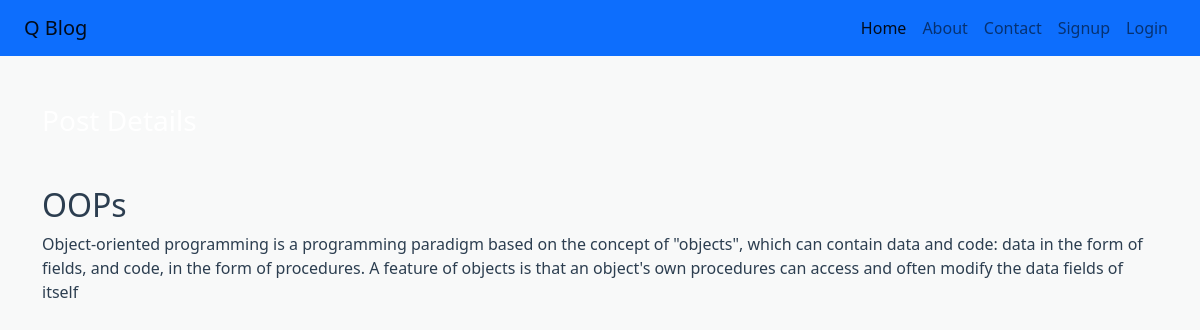
The app's page /postdetails/4/ with its own data.
### miniblog/models.py (models this page shows)
class Post(models.Model):
    title = models.CharField(max_length=150)
    desc = RichTextField(default="")

### miniblog/views.py (the view)
# urls.py: path('postdetails/<int:id>/', views.post_details, name='postdetails'),
def post_details(request, id):
    val = Post.objects.get(pk=id)
    data = {
        'post': val,
    }
    return render(request, 'miniblog/postdetails.html', data)

### miniblog/templates/miniblog/postdetails.html
{% extends 'miniblog/base.html' %}
{% load static %}
{% block content %}
<div class="col-sm-10">
    <h3 class="text-white my-5">Post Details</h3>
</div>
<div class="container">
    <h2>{{post.title}}</h2>
    <p>{{post.desc|safe}}</p>
</div>
{% endblock content %}

### miniblog/static/miniblog/css/style.css (style rules this page uses)
body { background-color: #F8F9F9; color: #2C3E50; }

### records on screen
Post: title "OOPs", desc "Object-oriented programming is a programming paradigm based on the concept of \"objects\", which can contain data and code: data in the form of fields, and code, in the form of procedures. A feature of objects is that an object's own procedures can access and often modify the data fields of itself"
